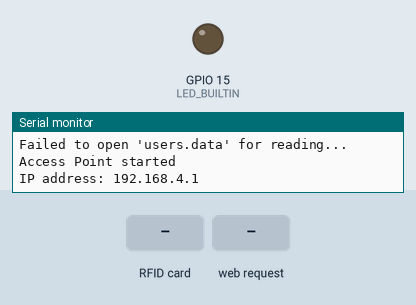
Bench run of a program on a simulated ESP32-S2. Shown: output pins drawn as LEDs (lit = HIGH), the last lines printed to the serial monitor. Dashed ring = blinking. Inputs (shaded band) come from the test bench. Storage starts empty.

Above: at 1.2 s.
1.3 s: RFID card 5E 7A 19 C4 held to the reader
At 1.41 s:
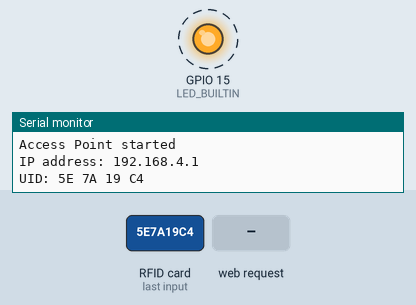
3.3 s: HTTP request GET / received
4.8 s: HTTP request GET /addnew received
6.3 s: HTTP request GET /userlist received
Timing chart, 0 to 8.8 s (numbered marks = the images above; inputs shaded):
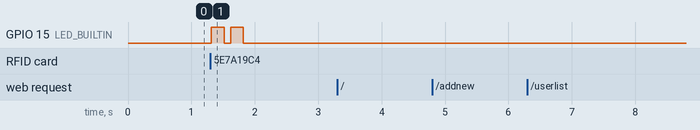

The program:

main.cpp
```cpp
#include <Arduino.h>
#include <SPI.h>
#include <MFRC522.h>
#include <WiFi.h>
#include <WebServer.h>
#include <LittleFS.h>

#define RST_PIN         38       // Пин rfid модуля RST
#define SS_PIN          34       // Пин rfid модуля SS
#define MISO_PIN        37       // Пин rfid модуля SS
#define MOSI_PIN        35       // Пин rfid модуля SS
#define SCK_PIN         36       // Пин rfid модуля SS
#define MAX_USERS       50       // Максимальное количество пользователей, которых может распознавать система
MFRC522 rfid(SS_PIN, RST_PIN);   // Объект rfid модуля
MFRC522::MIFARE_Key key;         // Объект ключа
MFRC522::StatusCode status;      // Объект статуса
byte UID[4],lastUID[4];                     // Массив для хранения UID

const char* ssid = "WiFi_Control";
const char* password = "";
WebServer server(80);
IPAddress local_IP(33, 33, 33, 33);
File file;
struct tUser {
  byte UID[4];
  String name;
};
tUser users[MAX_USERS];          // Массив для хранения данных о пользователях
byte userCount = 0;             // Счетчик количества пользователей
byte idToEdit = 254;            // Идентификатор пользователя, которого нужно отредактировать
bool confirmed = false;          // Флаг подтверждения

void readUsersFromFile() {
  byte i;
  File file = LittleFS.open("/users.data", "r");
  if(!file){
     Serial.println("Failed to open 'users.data' for reading...");
     return;
  }
  Serial.println("Read '/users.data': ");
  for (i = 0; i < MAX_USERS; i++) {
    if (file.available() >= 5) { // Проверяем, есть ли достаточно данных для чтения UID и имени
      file.read(users[i].UID, 4); // Читаем UID
      users[i].name = file.readStringUntil('\n'); // Читаем имя до новой строки
      Serial.print("User ");
      Serial.print(i);
      Serial.print(": UID=");
      for (byte j = 0; j < 4; j++) {
        Serial.print(users[i].UID[j] < 0x10 ? " 0" : " ");
        Serial.print(users[i].UID[j], HEX);
        if (j < 3) Serial.print(":");
      }
      Serial.print(", Name=");
      Serial.println(users[i].name);
    } else {
      break; // Если данных меньше, прекращаем чтение
    }
  }
  userCount = i; // Сохраняем количество считанных пользователей
  String Out="Readed " + String(userCount) + " users";
  Serial.println(Out);
  file.close();
}
void writeUsersToFile() {
  byte i;
  File file = LittleFS.open("/users.data", "w");
  if(!file){
     Serial.println("Failed to open 'users.data' for writing...");
     return;
  }
  Serial.println("Writing to '/users.data': ");
  for (i = 0; i < userCount; i++) {
    file.write(users[i].UID, 4);
    file.println(users[i].name);
  }
  file.close();
}
void appendUserToFile(){
  File file = LittleFS.open("/users.data", "a");
  if(!file){
     Serial.println("Failed to open 'users.data' for appending...");
     return;
  }
  file.write(UID, 4);
  file.println("User" + String(userCount+1));
  file.close();
  users[userCount].name = "User" + String(userCount+1);
  memcpy(users[userCount].UID, UID, 4);
  userCount++;
  Serial.println("Appended new user to 'users.data'");
}
void handleAddNew() {
  Serial.println("Button 'ADD NEW' pressed");
  appendUserToFile();

  server.sendHeader("Location", "/userlist");
  server.send(303);
}
void handleRoot() {
  String html = "";
  String data = "";

  File file = LittleFS.open("/home.html", "r");
  if(!file){
     Serial.println("Failed to open file for reading...");
     return;
  }

  Serial.println("Read '/home.html': ");
  while(file.available()){
     html += char(file.read());
   }
  file.close();
  /*
  Serial.println("Write '/users.data': ");
  file = LittleFS.open("/users.data", "a");
  for (int i = 0; i < 4; i++) {
    file.write(lastUID[i]);
  }
  file.println(":User");
  file.close();

  */

  /*
  file = LittleFS.open("/users.data", "r");
  if(!file){
     Serial.println("Failed to open 'users.data' for reading...");
     return;
  }
  Serial.println("Read '/users.data': ");
  while(file.available()){
     //data += file.read();
     byte buffer;
      file.read(&buffer, 1);
      Serial.print(buffer, DEC);
   }
   file.close();
  Serial.println(data);
  */
  server.send(200, "text/html", html);
}
void handleUserList() {
  String html = "";
  String buffer = "";

  readUsersFromFile();

  File file = LittleFS.open("/userlist.html", "r");
  if(!file){
     Serial.println("Failed to open file for reading...");
     return;
  }
  Serial.println("Read '/userlist.html': ");
  while(file.available()){
    // html += char(file.read());
    buffer = file.readStringUntil('\n');
    //Serial.println(buffer);
    if (buffer.substring(0, 5) == "*****") {
      for (byte i = 0; i < userCount; i++) {
        buffer = "<tr>\n<td>" + users[i].name + "</td>\n";
        buffer += "<td><a href='/edit?id="+String(i+1)+"'><button>Редагувати</button></a></td>\n";
        buffer += "<td><a href='/delete?id="+String(i+1)+"'><button>Видалити</button></a></td>\n";
        buffer += "</tr>\n";
        html += buffer;
      }
    } else html += buffer;
  }
  file.close();
  //Serial.println(html);
  server.send(200, "text/html", html);
}
void handleEdit() {
  if (server.hasArg("id")) {
    String id = server.arg("id");
    Serial.print("Id: ");
    Serial.println(id);
    idToEdit = id.toInt() - 1;
  }
  String html = "";
  String buffer = "";

  File file = LittleFS.open("/edituser.html", "r");
  if(!file){
     Serial.println("Failed to open file for reading...");
     return;
  }
  Serial.println("Read '/edituser.html': ");
  while(file.available()){
    // html += char(file.read());
    /*
    buffer = file.readStringUntil('\n');
    //Serial.println(buffer);
    if (buffer.substring(0, 5) == "*****") {
      for (byte i = 0; i < userCount; i++) {
        buffer = "<tr>\n<td>" + users[i].name + "</td>\n";
        buffer += "<td><a href='/edit?id="+String(i+1)+"'><button>Редагувати</button></a></td>\n";
        buffer += "<td><a href='/delete?id="+String(i+1)+"'><button>Видалити</button></a></td>\n";
        buffer += "</tr>\n";
        html += buffer;
      }
    } else html += buffer;

    */
   html += file.readStringUntil('\n');
   int pos = html.indexOf("*****");
   if (pos != -1) {
      String before = html.substring(0, pos);
      String after = html.substring(pos + 5);
      html = html.substring(0, pos) + users[0].name + html.substring(pos + 5); // Вставляем имя пользователя вместо "*****"
    }

  }
  file.close();
  //Serial.println(html);
  server.send(200, "text/html", html);
}
void handleConfirmEdit() { // to be implemented
  if (server.hasArg("name")) {
    String name = server.arg("name");
    Serial.print("Id: ");
    Serial.println(idToEdit);
    Serial.print(", Name: ");
    Serial.println(name);
  }
  users[idToEdit].name = server.arg("name");
  writeUsersToFile();
  server.sendHeader("Location", "/userlist");
  server.send(303);
}

void setup() {
  byte  i;
  Serial.begin(115200);
  while (!Serial)
  SPI.begin(SCK_PIN, MISO_PIN, MOSI_PIN, SS_PIN); // Инициализация SPI (int8_t sck, int8_t miso, int8_t mosi, int8_t ss)
  rfid.PCD_Init();               // Инициализация модуля
  for (byte i = 0; i < 6; i++) { // Наполняем ключ
    key.keyByte[i] = 0xFF;       // Ключ по умолчанию 0xFFFFFFFFFFFF
  }
  pinMode(LED_BUILTIN, OUTPUT);

  Serial.println();
  Serial.println("Scan PICC to see UID");

  if (!LittleFS.begin())
  {
    Serial.println("An Error has occurred while mounting LittleFS");
  }

  readUsersFromFile();

  WiFi.softAP(ssid, password);
  Serial.println("Access Point started");
  Serial.print("IP address: ");
  Serial.println(WiFi.softAPIP());

  server.begin();
  server.on("/", handleRoot);
  server.on("/userlist", handleUserList);
  server.on("/edit", handleEdit);
  server.on("/confirmedit", handleConfirmEdit);
  server.on("/addnew", handleAddNew);

}
void blinkTwice(){
  digitalWrite(LED_BUILTIN, HIGH);
  delay(200);
  digitalWrite(LED_BUILTIN, LOW);
  delay(100);
  digitalWrite(LED_BUILTIN, HIGH);
  delay(200);
  digitalWrite(LED_BUILTIN, LOW);
}
void blinkOnce(){
  digitalWrite(LED_BUILTIN, HIGH);
  delay(700);
  digitalWrite(LED_BUILTIN, LOW);

}
void loop() {

   server.handleClient();
  // Занимаемся чем угодно
  if (!rfid.PICC_IsNewCardPresent()) return;  // Если новая метка не поднесена - вернуться в начало loop
  if (!rfid.PICC_ReadCardSerial()) return;    // Если метка не читается - вернуться в начало loop
  // Работаем с RFID
  memcpy(UID, rfid.uid.uidByte, 4);
  if (memcmp(UID, lastUID, 4) == 0) return;  // Если UID совпадает с последним считанным, не выводим его снова

  Serial.print("UID:");
  for (byte i = 0; i < 4; i++) {
    Serial.print(UID[i] < 0x10 ? " 0" : " ");
    Serial.print(UID[i], HEX);
   // Serial.print(UID[i], DEC);
  }
  Serial.println();
  memcpy(lastUID, UID, 4); // Сохраняем UID как последний считанный
  // rfid.PICC_DumpToSerial(&(rfid.uid));
  for (byte i = 0; i < userCount; i++) {
    if (memcmp(UID, users[i].UID, 4) == 0) {
      Serial.print("Welcome, ");
      Serial.println(users[i].name);
      blinkOnce();
      confirmed = true;
      return;
    }
  }
  if (!confirmed) blinkTwice();
  //appendUserToFile();

}
```

Measured:
- after the input at 1.3 s, GPIO 15 (LED_BUILTIN): alternates HIGH for 0.20 s and LOW for 0.10 s, 4 changes in all, then stays LOW, starting at once
